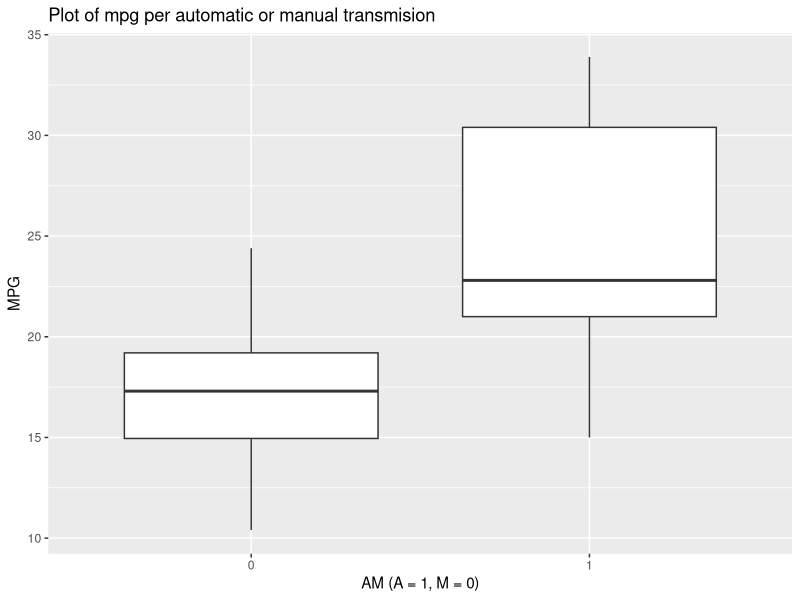

The R source for this figure:
## ---- chunk 1
knitr::opts_chunk$set(echo = TRUE)
## ---- chunk 2
library(ggplot2)
data(mtcars)
head(mtcars)
## ---- chunk 3
p <- ggplot(mtcars, aes(x=as.factor(mtcars$am), y=mtcars$mpg)) + 
  geom_boxplot()+ labs(title="Plot of mpg per automatic or manual transmision", x="AM (A = 1, M = 0)",
                       y = "MPG")
p # in mpgs when using automatic vs manual
## ---- chunk 4
data("mtcars")
mtcars.cor <- cor(mtcars)
am.cor <- sort(abs(mtcars.cor[,"am"]), decreasing = T)
am.cor
## ---- chunk 5
mdl.project  <- lm(mpg ~ am, mtcars)
mdl.project1 <- lm(mpg ~ am+gear, mtcars)# gear
mdl.project2 <- lm(mpg ~ am+gear+drat, mtcars)# drat
mdl.project3 <- lm(mpg ~ am+gear+drat+wt, mtcars) #wt
mdl.project4 <- lm(mpg ~ am+gear+drat+wt+disp, mtcars) #disp
mdl.project5 <- lm(mpg ~ am+gear+drat+wt+disp+cyl, mtcars) #cyl
mdl.project6 <- lm(mpg ~ am+gear+drat+wt+disp+cyl+hp, mtcars) #hp
mdl.project7 <- lm(mpg ~ am+gear+drat+wt+disp+cyl+hp+qsec, mtcars) #qsec
mdl.project8 <- lm(mpg ~ am+gear+drat+wt+disp+cyl+hp+qsec+carb, mtcars) #carb
mdl.project9 <- lm(mpg ~ am+gear+drat+wt+disp+cyl+hp+qsec+carb+vs, mtcars) #vs
## ---- chunk 6
s <- c(shapiro.test(mdl.project$residuals)$p.value,
  shapiro.test(mdl.project1$residuals)$p.value,  shapiro.test(mdl.project2$residuals)$p.value,
  shapiro.test(mdl.project3$residuals)$p.value,  shapiro.test(mdl.project4$residuals)$p.value,
  shapiro.test(mdl.project5$residuals)$p.value,  shapiro.test(mdl.project6$residuals)$p.value,
  shapiro.test(mdl.project7$residuals)$p.value,  shapiro.test(mdl.project8$residuals)$p.value,
  shapiro.test(mdl.project9$residuals)$p.value)
names(s) <- c("m","m1","m2","m3","m4","m5","m6","m7","m8","m9")
s # m4 is bad
## ---- chunk 7
a <- anova(mdl.project, mdl.project1,  mdl.project2, mdl.project3, mdl.project4,
           mdl.project5, mdl.project6, mdl.project7, mdl.project8, mdl.project9)
a$`Pr(>F)`[5]# m4 is bad
